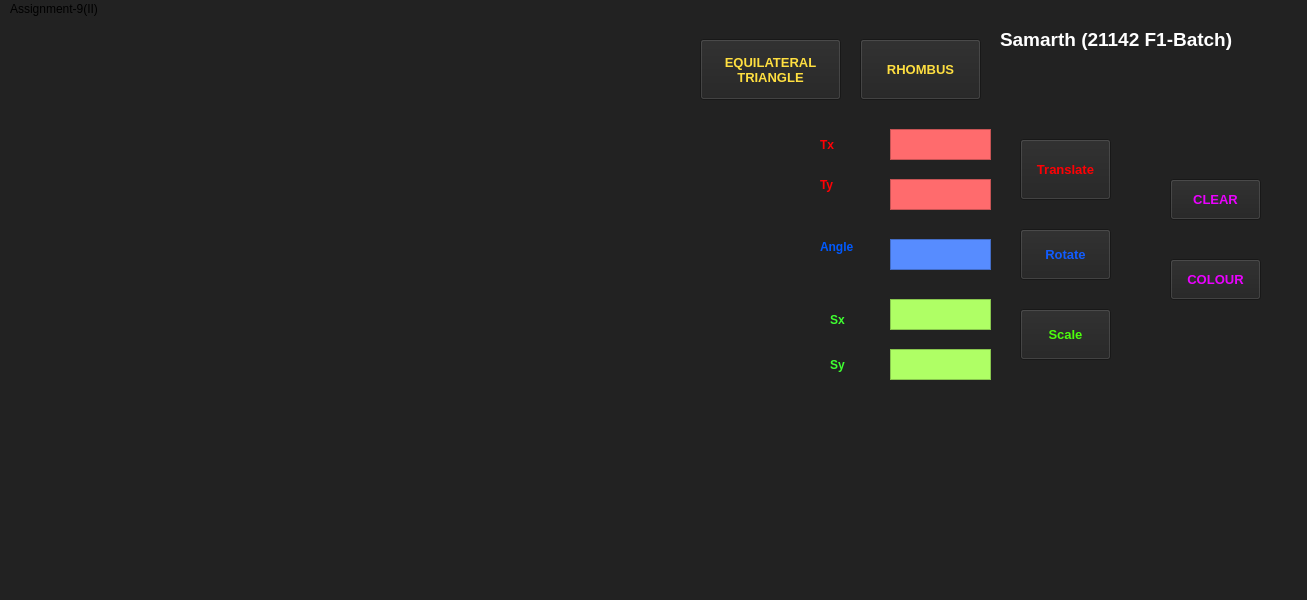
<?xml version="1.0" encoding="UTF-8"?>
<ui version="4.0">
 <class>MainWindow</class>
 <widget class="QMainWindow" name="MainWindow">
  <property name="geometry">
   <rect>
    <x>0</x>
    <y>0</y>
    <width>1307</width>
    <height>600</height>
   </rect>
  </property>
  <property name="windowTitle">
   <string>MainWindow</string>
  </property>
  <property name="styleSheet">
   <string notr="true">background-color: rgb(34, 34, 34);</string>
  </property>
  <widget class="QWidget" name="centralwidget">
   <widget class="QLabel" name="label">
    <property name="geometry">
     <rect>
      <x>820</x>
      <y>110</y>
      <width>61</width>
      <height>31</height>
     </rect>
    </property>
    <property name="font">
     <font>
      <pointsize>9</pointsize>
      <weight>75</weight>
      <bold>true</bold>
     </font>
    </property>
    <property name="styleSheet">
     <string notr="true">color: rgb(255, 0, 4);</string>
    </property>
    <property name="text">
     <string>Tx</string>
    </property>
   </widget>
   <widget class="QLabel" name="label_2">
    <property name="geometry">
     <rect>
      <x>820</x>
      <y>150</y>
      <width>61</width>
      <height>31</height>
     </rect>
    </property>
    <property name="font">
     <font>
      <pointsize>9</pointsize>
      <weight>75</weight>
      <bold>true</bold>
     </font>
    </property>
    <property name="styleSheet">
     <string notr="true">color: rgb(255, 0, 4);</string>
    </property>
    <property name="text">
     <string>Ty</string>
    </property>
   </widget>
   <widget class="QLabel" name="label_3">
    <property name="geometry">
     <rect>
      <x>830</x>
      <y>290</y>
      <width>61</width>
      <height>21</height>
     </rect>
    </property>
    <property name="font">
     <font>
      <pointsize>9</pointsize>
      <weight>75</weight>
      <bold>true</bold>
     </font>
    </property>
    <property name="styleSheet">
     <string notr="true">color: rgb(62, 255, 48);</string>
    </property>
    <property name="text">
     <string>Sx</string>
    </property>
   </widget>
   <widget class="QLabel" name="label_4">
    <property name="geometry">
     <rect>
      <x>830</x>
      <y>330</y>
      <width>71</width>
      <height>31</height>
     </rect>
    </property>
    <property name="font">
     <font>
      <pointsize>9</pointsize>
      <weight>75</weight>
      <bold>true</bold>
     </font>
    </property>
    <property name="styleSheet">
     <string notr="true">color: rgb(62, 255, 48);</string>
    </property>
    <property name="text">
     <string>Sy</string>
    </property>
   </widget>
   <widget class="QLabel" name="label_5">
    <property name="geometry">
     <rect>
      <x>820</x>
      <y>220</y>
      <width>55</width>
      <height>16</height>
     </rect>
    </property>
    <property name="font">
     <font>
      <pointsize>9</pointsize>
      <weight>75</weight>
      <bold>true</bold>
     </font>
    </property>
    <property name="styleSheet">
     <string notr="true">color: rgb(0, 89, 255);</string>
    </property>
    <property name="text">
     <string>Angle</string>
    </property>
   </widget>
   <widget class="QTextEdit" name="textEdit">
    <property name="geometry">
     <rect>
      <x>890</x>
      <y>110</y>
      <width>101</width>
      <height>31</height>
     </rect>
    </property>
    <property name="styleSheet">
     <string notr="true">background-color: rgb(255, 107, 109);</string>
    </property>
   </widget>
   <widget class="QTextEdit" name="textEdit_2">
    <property name="geometry">
     <rect>
      <x>890</x>
      <y>160</y>
      <width>101</width>
      <height>31</height>
     </rect>
    </property>
    <property name="styleSheet">
     <string notr="true">background-color: rgb(255, 107, 109);</string>
    </property>
   </widget>
   <widget class="QTextEdit" name="textEdit_3">
    <property name="geometry">
     <rect>
      <x>890</x>
      <y>280</y>
      <width>101</width>
      <height>31</height>
     </rect>
    </property>
    <property name="styleSheet">
     <string notr="true">background-color: rgb(175, 255, 101);</string>
    </property>
   </widget>
   <widget class="QTextEdit" name="textEdit_4">
    <property name="geometry">
     <rect>
      <x>890</x>
      <y>330</y>
      <width>101</width>
      <height>31</height>
     </rect>
    </property>
    <property name="styleSheet">
     <string notr="true">background-color: rgb(175, 255, 101);</string>
    </property>
   </widget>
   <widget class="QTextEdit" name="textEdit_5">
    <property name="geometry">
     <rect>
      <x>890</x>
      <y>220</y>
      <width>101</width>
      <height>31</height>
     </rect>
    </property>
    <property name="styleSheet">
     <string notr="true">background-color: rgb(87, 140, 255);</string>
    </property>
   </widget>
   <widget class="QPushButton" name="pushButton">
    <property name="geometry">
     <rect>
      <x>1020</x>
      <y>120</y>
      <width>91</width>
      <height>61</height>
     </rect>
    </property>
    <property name="font">
     <font>
      <pointsize>10</pointsize>
      <weight>75</weight>
      <bold>true</bold>
     </font>
    </property>
    <property name="styleSheet">
     <string notr="true">color: rgb(255, 0, 4);</string>
    </property>
    <property name="text">
     <string>Translate</string>
    </property>
   </widget>
   <widget class="QPushButton" name="pushButton_2">
    <property name="geometry">
     <rect>
      <x>1020</x>
      <y>290</y>
      <width>91</width>
      <height>51</height>
     </rect>
    </property>
    <property name="font">
     <font>
      <pointsize>10</pointsize>
      <weight>75</weight>
      <bold>true</bold>
     </font>
    </property>
    <property name="styleSheet">
     <string notr="true">color: rgb(76, 255, 11);</string>
    </property>
    <property name="text">
     <string>Scale</string>
    </property>
   </widget>
   <widget class="QPushButton" name="pushButton_3">
    <property name="geometry">
     <rect>
      <x>1020</x>
      <y>210</y>
      <width>91</width>
      <height>51</height>
     </rect>
    </property>
    <property name="font">
     <font>
      <pointsize>10</pointsize>
      <weight>75</weight>
      <bold>true</bold>
     </font>
    </property>
    <property name="styleSheet">
     <string notr="true">color: rgb(17, 92, 255);</string>
    </property>
    <property name="text">
     <string>Rotate</string>
    </property>
   </widget>
   <widget class="QLabel" name="label_6">
    <property name="geometry">
     <rect>
      <x>0</x>
      <y>0</y>
      <width>600</width>
      <height>600</height>
     </rect>
    </property>
    <property name="text">
     <string/>
    </property>
   </widget>
   <widget class="QPushButton" name="pushButton_4">
    <property name="geometry">
     <rect>
      <x>1170</x>
      <y>160</y>
      <width>91</width>
      <height>41</height>
     </rect>
    </property>
    <property name="font">
     <font>
      <pointsize>10</pointsize>
      <weight>75</weight>
      <bold>true</bold>
     </font>
    </property>
    <property name="styleSheet">
     <string notr="true">color: rgb(234, 1, 255);</string>
    </property>
    <property name="text">
     <string>CLEAR</string>
    </property>
   </widget>
   <widget class="QPushButton" name="pushButton_5">
    <property name="geometry">
     <rect>
      <x>1170</x>
      <y>240</y>
      <width>91</width>
      <height>41</height>
     </rect>
    </property>
    <property name="font">
     <font>
      <pointsize>10</pointsize>
      <weight>75</weight>
      <bold>true</bold>
     </font>
    </property>
    <property name="styleSheet">
     <string notr="true">color: rgb(234, 1, 255);</string>
    </property>
    <property name="text">
     <string>COLOUR</string>
    </property>
   </widget>
   <widget class="QPushButton" name="pushButton_6">
    <property name="geometry">
     <rect>
      <x>700</x>
      <y>20</y>
      <width>141</width>
      <height>61</height>
     </rect>
    </property>
    <property name="font">
     <font>
      <pointsize>10</pointsize>
      <weight>75</weight>
      <bold>true</bold>
     </font>
    </property>
    <property name="styleSheet">
     <string notr="true">color: rgb(255, 223, 64);</string>
    </property>
    <property name="text">
     <string>EQUILATERAL
TRIANGLE</string>
    </property>
   </widget>
   <widget class="QPushButton" name="pushButton_7">
    <property name="geometry">
     <rect>
      <x>860</x>
      <y>20</y>
      <width>121</width>
      <height>61</height>
     </rect>
    </property>
    <property name="font">
     <font>
      <pointsize>10</pointsize>
      <weight>75</weight>
      <bold>true</bold>
     </font>
    </property>
    <property name="styleSheet">
     <string notr="true">color: rgb(255, 223, 64);</string>
    </property>
    <property name="text">
     <string>RHOMBUS</string>
    </property>
   </widget>
   <widget class="QLabel" name="label_7">
    <property name="geometry">
     <rect>
      <x>1000</x>
      <y>0</y>
      <width>321</width>
      <height>41</height>
     </rect>
    </property>
    <property name="font">
     <font>
      <pointsize>14</pointsize>
      <weight>75</weight>
      <bold>true</bold>
     </font>
    </property>
    <property name="styleSheet">
     <string notr="true">color: rgb(255, 255, 255);</string>
    </property>
    <property name="text">
     <string>Samarth (21142 F1-Batch)</string>
    </property>
   </widget>
  </widget>
  <widget class="QMenuBar" name="menubar">
   <property name="geometry">
    <rect>
     <x>0</x>
     <y>0</y>
     <width>1307</width>
     <height>25</height>
    </rect>
   </property>
   <widget class="QMenu" name="menuAssignment_9_II">
    <property name="title">
     <string>Assignment-9(II)</string>
    </property>
   </widget>
   <addaction name="menuAssignment_9_II"/>
  </widget>
  <widget class="QStatusBar" name="statusbar"/>
 </widget>
 <resources/>
 <connections/>
</ui>
